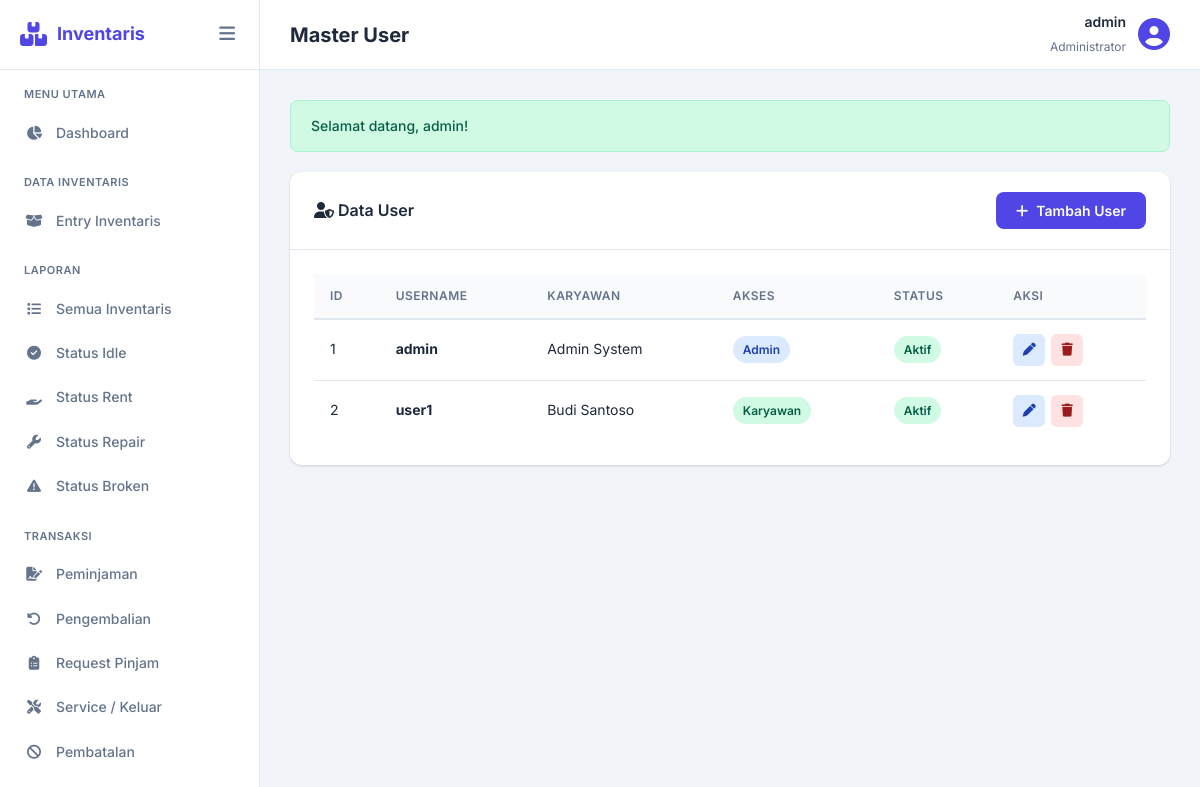
The page /pages/master/user.php (signed in) on the database its author committed.
### tables this page shows
CREATE TABLE mUser (
    ID INT AUTO_INCREMENT PRIMARY KEY,
    UserName VARCHAR(100) NOT NULL UNIQUE,
    Password VARCHAR(255) NOT NULL,
    EmployeeID INT,
    Access TINYINT DEFAULT 1 COMMENT '0=Admin, 1=Karyawan',
    Status TINYINT DEFAULT 1 COMMENT '0=tidak aktif, 1=aktif',
    CreatedDate DATETIME DEFAULT CURRENT_TIMESTAMP,
    CreatedBy VARCHAR(100),
    EditDate DATETIME,
    EditBy VARCHAR(100),
    PostDate DATETIME DEFAULT CURRENT_TIMESTAMP ON UPDATE CURRENT_TIMESTAMP,
    FOREIGN KEY (EmployeeID) REFERENCES mEmployee(ID) ON DELETE SET NULL
);

CREATE TABLE mEmployee (
    ID INT AUTO_INCREMENT PRIMARY KEY,
    Code VARCHAR(50) NOT NULL UNIQUE,
    Description VARCHAR(255) NOT NULL,
    Status TINYINT DEFAULT 1 COMMENT '0=tidak aktif, 1=aktif',
    CreatedDate DATETIME DEFAULT CURRENT_TIMESTAMP,
    CreatedBy VARCHAR(100),
    EditDate DATETIME,
    EditBy VARCHAR(100),
    PostDate DATETIME DEFAULT CURRENT_TIMESTAMP ON UPDATE CURRENT_TIMESTAMP
);

### pages/master/user.php (the view, shortened to what this page needs)
<?php
require_once '../../includes/functions.php';
$db = getDB();
$users = $db->query("SELECT u.*, e.Description as EmployeeName FROM mUser u LEFT JOIN mEmployee e ON u.EmployeeID = e.ID ORDER BY u.CreatedDate DESC")->fetchAll();
include '../../includes/header.php';
?>
<div class="card">
    <div class="card-header">
        <span class="card-title"><i class="fas fa-user-shield"></i> Data User</span>
        <button class="btn btn-primary" data-modal="modalUser"><i class="fas fa-plus"></i> Tambah User</button>
    </div>
    <div class="card-body">
        <table class="data-table">
            <thead>
                <tr><th>ID</th><th>Username</th><th>Karyawan</th><th>Akses</th><th>Status</th><th>Aksi</th></tr>
            </thead>
            <tbody>
                <?php foreach ($users as $u): ?>
                <tr>
                    <td><?php echo $u['ID']; ?></td>
                    <td><strong><?php echo clean($u['UserName']); ?></strong></td>
                    <td><?php echo clean($u['EmployeeName'] ?? '-'); ?></td>
                    <td><?php echo $u['Access'] == 0 ? '<span class="badge badge-rent">Admin</span>' : '<span class="badge badge-idle">Karyawan</span>'; ?></td>
                    <td><?php echo $u['Status'] == 1 ? '<span class="badge badge-idle">Aktif</span>' : '<span class="badge badge-broken">Nonaktif</span>'; ?></td>
                    <td>
                        <div class="action-btns">
                            <a href="user.php?edit=<?php echo $u['ID']; ?>" class="btn-icon btn-edit"><i class="fas fa-pen"></i></a>
                            <form method="POST" class="delete-form" style="display:inline;">
                                <button type="submit" class="btn-icon btn-delete"><i class="fas fa-trash"></i></button>
                            </form>
                        </div>
                    </td>
                </tr>
                <?php endforeach; ?>
            </tbody>
        </table>
    </div>
</div>
<?php include '../../includes/footer.php'; ?>

### assets/style.css (style rules this page uses)
:root { --primary: #4f46e5; --primary-dark: #4338ca; --primary-light: #e0e7ff; --secondary: #64748b; --success: #10b981; --danger: #ef4444; --warning: #f59e0b; --info: #3b82f6; --dark: #1e293b; --light: #f8fafc; --border: #e2e8f0; --sidebar-width: 260px; --sidebar-collapsed: 70px; --header-height: 70px; --radius: 12px; --shadow: 0 1px 3px rgba(0,0,0,0.1), 0 1px 2px rgba(0,0,0,0.06); --shadow-lg: 0 10px 15px -3px rgba(0,0,0,0.1), 0 4px 6px -2px rgba(0,0,0,0.05); }
* { margin: 0; padding: 0; box-sizing: border-box; }
body { font-family: 'Inter', -apple-system, BlinkMacSystemFont, sans-serif; background: #f1f5f9; color: var(--dark); line-height: 1.6; }
.btn { display: inline-flex; align-items: center; justify-content: center; gap: 8px; padding: 10px 20px; border: none; border-radius: 8px; font-size: 14px; font-weight: 600; cursor: pointer; transition: all 0.2s; text-decoration: none; font-family: inherit; }
.btn-primary { background: var(--primary); color: white; }
.card { background: white; border-radius: var(--radius); box-shadow: var(--shadow); margin-bottom: 24px; }
.card-header { padding: 20px 24px; border-bottom: 1px solid var(--border); display: flex; align-items: center; justify-content: space-between; }
.card-title { font-size: 16px; font-weight: 600; }
.card-body { padding: 24px; }
.data-table { width: 100%; border-collapse: collapse; font-size: 14px; }
.data-table th { background: #f8fafc; padding: 12px 16px; text-align: left; font-weight: 600; color: var(--secondary); font-size: 12px; text-transform: uppercase; letter-spacing: 0.5px; border-bottom: 2px solid var(--border); white-space: nowrap; }
.data-table td { padding: 14px 16px; border-bottom: 1px solid var(--border); vertical-align: middle; }
.data-table tr:last-child td { border-bottom: none; }
.badge { display: inline-flex; align-items: center; padding: 4px 10px; border-radius: 20px; font-size: 12px; font-weight: 600; }
.badge-idle { background: #d1fae5; color: #065f46; }
.badge-rent { background: #dbeafe; color: #1e40af; }
.action-btns { display: flex; gap: 6px; }
.btn-icon { width: 32px; height: 32px; border-radius: 6px; display: inline-flex; align-items: center; justify-content: center; border: none; cursor: pointer; font-size: 13px; transition: all 0.2s; text-decoration: none; }
.btn-edit { background: #dbeafe; color: #1e40af; }
.btn-delete { background: #fee2e2; color: #991b1b; }

### rows shown on the page
muser: ID "1", UserName "admin", EmployeeID.Description "Admin System", Access "Admin", Status "Aktif"
muser: ID "2", UserName "user1", EmployeeID.Description "Budi Santoso", Access "Karyawan", Status "Aktif"

### other values the page prints
$pageTitle "Master User"
getUserName() "admin"
$msg "Selamat datang, admin!"
